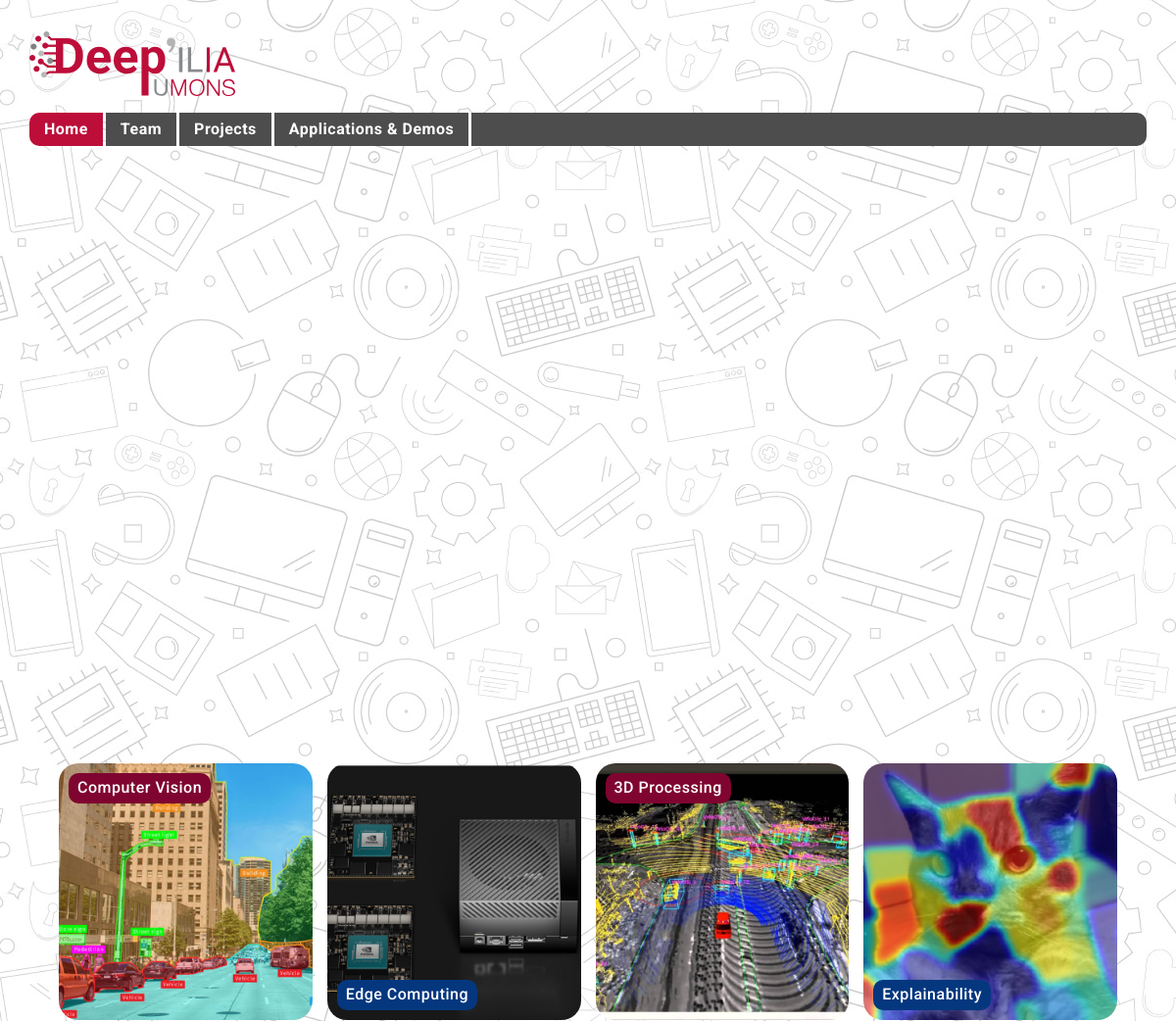
Before: / (upper part) with the older database file.
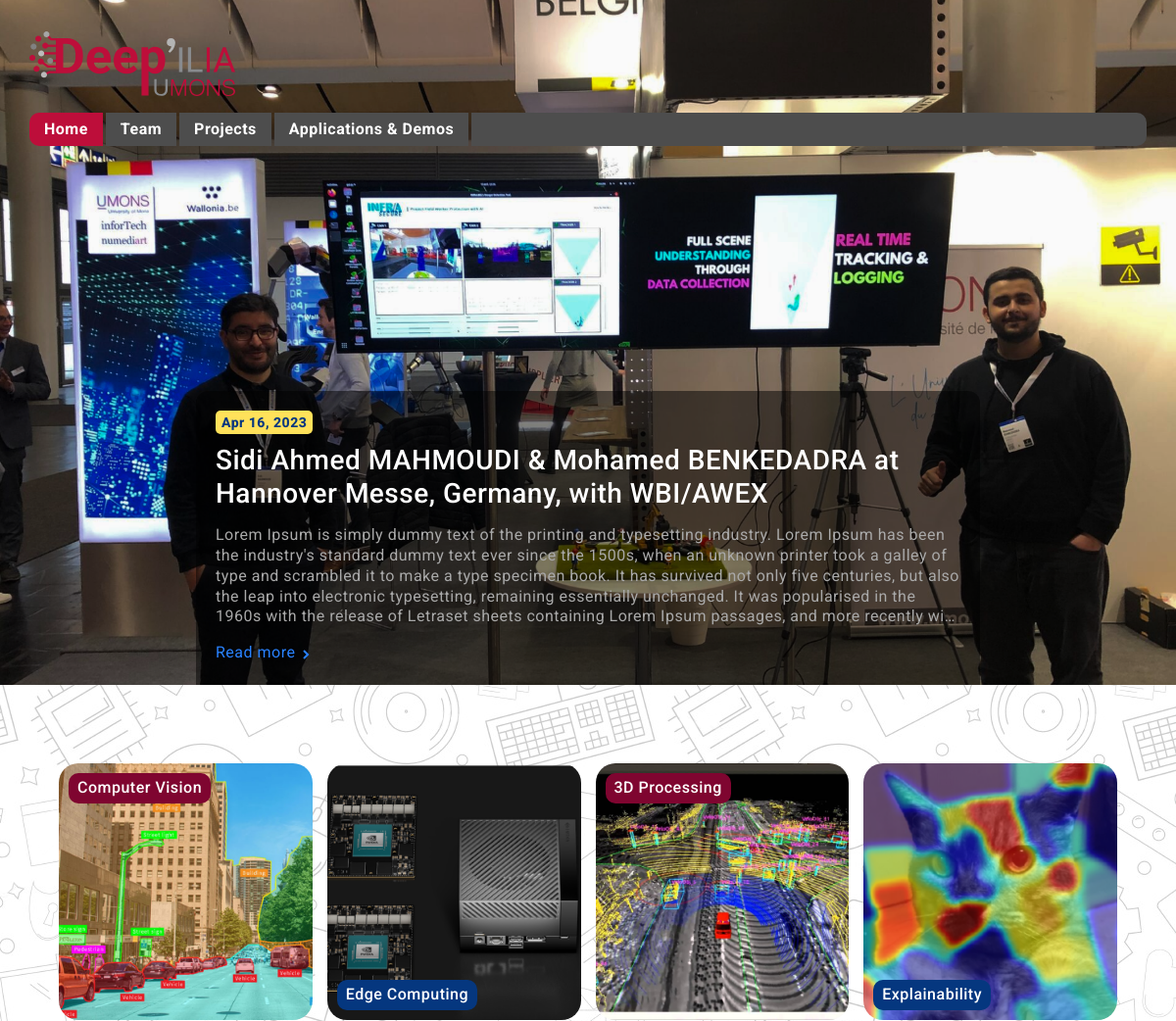
After: the same page with the newer database file.
### main/models.py (models this page shows, shortened)
class Post(models.Model):
    title = models.CharField(max_length=1024)
    header = models.ImageField()
    short_content = models.TextField(max_length=2048)
    content = models.TextField(max_length=10000)
    date = models.DateField(null=True, blank=True)

### main/views.py (the view)
# urls.py: path('', views.main_view, name='home'),
def main_view(request):
	context = {
		'news': Post.objects.all(),
	}
	return render(request, 'home.html', context)

### main/templates/home.html (shortened to what this page needs)
{% extends "base.html" %}
{% load i18n static %}
{% block content %}
<div id="old_content">
<div class="container-fluid" id="body" style="padding: 0;">
    <div id="header">
        {% for post in news %}
            {% if forloop.first %}
                <div class="news_post">
                    <img src="{{ post.header.url }}" alt="">
                    <div>
                        <span>{{ post.date|date:"M d, Y" }}</span>
                        <h3>{{ post.title }}</h3>
                        <p>{{ post.short_content }}</p>
                        <a href="{% url 'news' post.id %}" target="_blank" class="arrow_btn">Read more
                            <svg class="btn_hover_arrow" width="10" height="10" viewBox="0 0 10 10" aria-hidden="true">
                                <g fill-rule="evenodd">
                                    <path class="btn_hover_arrow__linePath" d="M0 5h7"></path>
                                    <path class="btn_hover_arrow__tipPath" d="M1 1l4 4-4 4"></path>
                                </g>
                            </svg>
                        </a>
                    </div>
                </div>
            {% endif %}
        {% endfor %}
    </div>
    <div id="header_filler"></div>
    <div id="domains_home_section" class="medium_center">
        <div>
            <img src="{% static 'images/home/001.png' %}" alt="">
            <span>Computer Vision</span>
        </div>
        <div>
            <img src="{% static 'images/home/002.png' %}" alt="">
            <span>Edge Computing</span>
        </div>
        <div>
            <img src="{% static 'images/home/003.png' %}" alt="">
            <span>3D Processing</span>
        </div>
        <div>
            <img src="{% static 'images/home/004.png' %}" alt="">
            <span>Explainability</span>
        </div>
    </div>
</div>
</div>
{% endblock %}

### main/templates/base.html (shortened to what this page needs)
{% load static %}
{% load i18n %}
<!DOCTYPE html>
<html lang="fr">
<head>
    <link href="https://cdn.jsdelivr.net/npm/bootstrap@5.0.0-beta3/dist/css/bootstrap.min.css" rel="stylesheet"
>
    <link rel="stylesheet" href="{% static 'style.css' %}">
    <link rel="stylesheet" href="{% static 'css/libs/ham.css' %}">
    <link rel="stylesheet" href="{% static 'css/images.css' %}">
    <link rel="stylesheet" href="{% static 'css/default.css' %}">
    <link rel="stylesheet" href="{% static 'css/shared.css' %}">
    <link rel="stylesheet" href="{% static 'css/style.css' %}">
    <link rel="stylesheet" href="{% static 'css/media.css' %}">
</head>
<body>
    <div id="site_container">
        <header class="large_center">
            <div>
                <a href="/">
                    <img src="{% static 'images/logo.svg' %}">
                </a>
            </div>
            <nav>
                <div>
                    <a href="{% url 'home' %}" class="umons_red_btn" >Home</a>
                    <a href="{% url 'team' %}" class="umons_grey_btn">Team</a>
                    <a href="{% url 'projects' %}" class="umons_grey_btn">Projects</a>
                    <a href="{% url 'apps' %}" class="umons_grey_btn">Applications &amp; Demos</a>
                </div>
                <div></div>
            </nav>
        </header>
        <div id="content_container">
            {% block content %}
            {% endblock %}
        </div>
    </div>
</body>
</html>

### static/style.css (style rules this page uses)
#body { padding:10px; flex:2; }

### static/css/default.css (style rules this page uses)
* { box-sizing: border-box; font-family: 'Roboto', Arial, Helvetica, sans-serif; letter-spacing: 0.5px; }
html, body { margin: 0; padding: 0; font-size: 16px; line-height: 1.3; height: 100%; }
body { background: url(../images/background_20.png) 600px repeat; background-attachment: fixed; }
a { text-decoration: none; color: #1b7eff; }
.large_center { max-width: 1200px; margin: 0 auto; }
.medium_center { max-width: 1200px; padding: 0 60px; margin: 0 auto; }
.umons_grey_btn { background-color: #4D4D4D!important; }
.umons_red_btn { background-color: #BD0E3A!important; }
.arrow_btn { display: grid; grid-auto-flow: column; align-items: center; width: max-content; }
.arrow_btn svg.btn_hover_arrow { position: relative; top: 1px; margin-left: 8px; stroke-width: 2px; fill: none; stroke: currentColor; transform: none; }
.btn_hover_arrow, .btn_hover_arrow *, .btn_hover_arrow:hover, .btn_hover_arrow *:hover { transition: 150ms cubic-bezier(0.215,0.61,0.355,1); }

### static/css/shared.css (style rules this page uses)
#site_container { min-height: 100%; width: 100%; display: grid; grid-template-rows: max-content auto max-content; justify-items: center; }
header { padding: 30px 30px 0 30px; display: grid; grid-template-rows: max-content max-content; grid-gap: 15px; width: 100%; z-index: 3; }
header > div { display: grid; grid-template-columns: 210px auto repeat(3, max-content); height: 70px; grid-gap: 15px; align-items: center; font-size: 15px; }
header > div img { width: 210px; }
header > nav { display: grid; grid-auto-flow: column; grid-template-columns: max-content auto; grid-gap: 3px; height: max-content; width: 100%; }
header > nav > div:first-child { display: grid; grid-auto-flow: column; grid-gap: 3px; }
header > nav > div > a { font-size: 16px; color: #FFF; }
header > nav > div:last-child, header > nav > div > a { padding: 7px 15px 6px 15px; background-color: #4D4D4D; font-weight: 700; }
header > nav > div > a { transition: 0.5s; }
header > nav > div > a:first-child { border-radius: 10px 0 0 10px; }
header > nav > div:last-child { border-radius: 0 10px 10px 0; }
header > nav > div:last-child { color: #BEBEBE; font-size: 0.8em; height: 100%!important; text-align: right; display: grid; align-items: center; justify-items: right; width: 100%; }
#content_container { display: grid; grid-gap: 80px; width: 100%; }
#content_container > * { width: 100%; }
#site_container { position: relative; }
#content_container { width: 100%; height: 100%; top: 0; left: 0; padding: 0; position: relative; min-height: 700px; }
#body #header { width: 100%; height: 700px; position: absolute; top: -150px; left: 0; }
#body #header_filler { width: 100%; height: 630px; }
.news_post img { position: absolute; top: 0; left: 0; width: 100%; height: 100%; object-fit: cover; -webkit-transition: 0.5s; transition: 0.5s; opacity: 1; }
.news_post div { position: absolute; bottom: 0; left: 0; right: 0; width: 80%; max-width: 800px; height: 300px; margin-left: auto; margin-right: auto; padding: 20px; border-radius: 12px 12px 0 0; background: rgba(0, 0, 0, 0.496); overflow: hidden; text-overflow: hidden; }
.news_post div h3 { color: white; }
.news_post div p { color: rgb(169, 169, 169); overflow: hidden; display: -webkit-box; -webkit-line-clamp: 5; -webkit-box-orient: vertical; }
.news_post div span { display: inline-block; color: #05377F; font-weight: 800; background: #FFE15A; padding: 3px 6px; border-radius: 5px; margin-bottom: 10px; font-size: 14px; }
.news_post div .arrow_btn { color: #2982ff; }
#domains_home_section { width: 100%; display: grid; grid-template-columns: repeat(4, 1fr); grid-gap: 15px; }
#domains_home_section > div { overflow: hidden; border-radius: 20px; position: relative; }
#domains_home_section > div > img { width: 100%; height: 100%; object-fit: cover; }
#domains_home_section > div > span { position: absolute; left: 10px; color: #fff; padding: 5px 9px; border-radius: 10px; font-weight: 500; }
#domains_home_section > div:nth-child(even) > span { bottom: 10px; background-color: #05377F; }
#domains_home_section > div:nth-child(odd) > span { top: 10px; background-color: #7f0530; }

Changed rows visible on the page:
added Post: header (picture), date "Apr 16, 2023", title "Sidi Ahmed MAHMOUDI & Mohamed BENKEDADRA at Hannover Messe, Germany, with WBI/AWEX", short_content "Lorem Ipsum is simply dummy text of the printing and typesetting industry. Lorem Ipsum has been the industry's standard dummy text ever since the 1500s, when an unknown printer took a galley of type and scrambled it to make a type specimen book. It has survived not only five centuries, but also the leap into electronic typesetting, remaining essentially unchanged. It was popularised in the 1960s with the release of Letraset sheets containing Lorem Ipsum passages, and more recently…"
